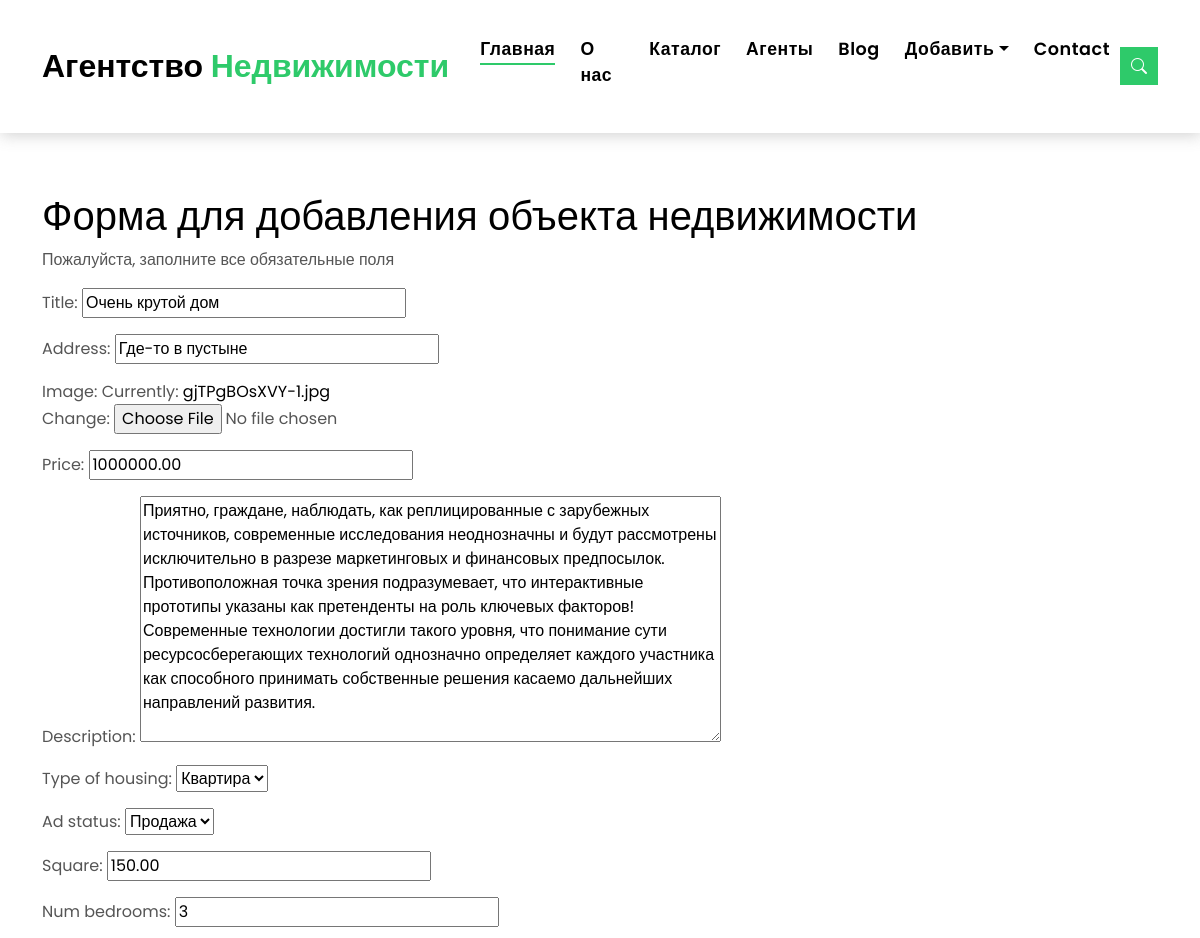
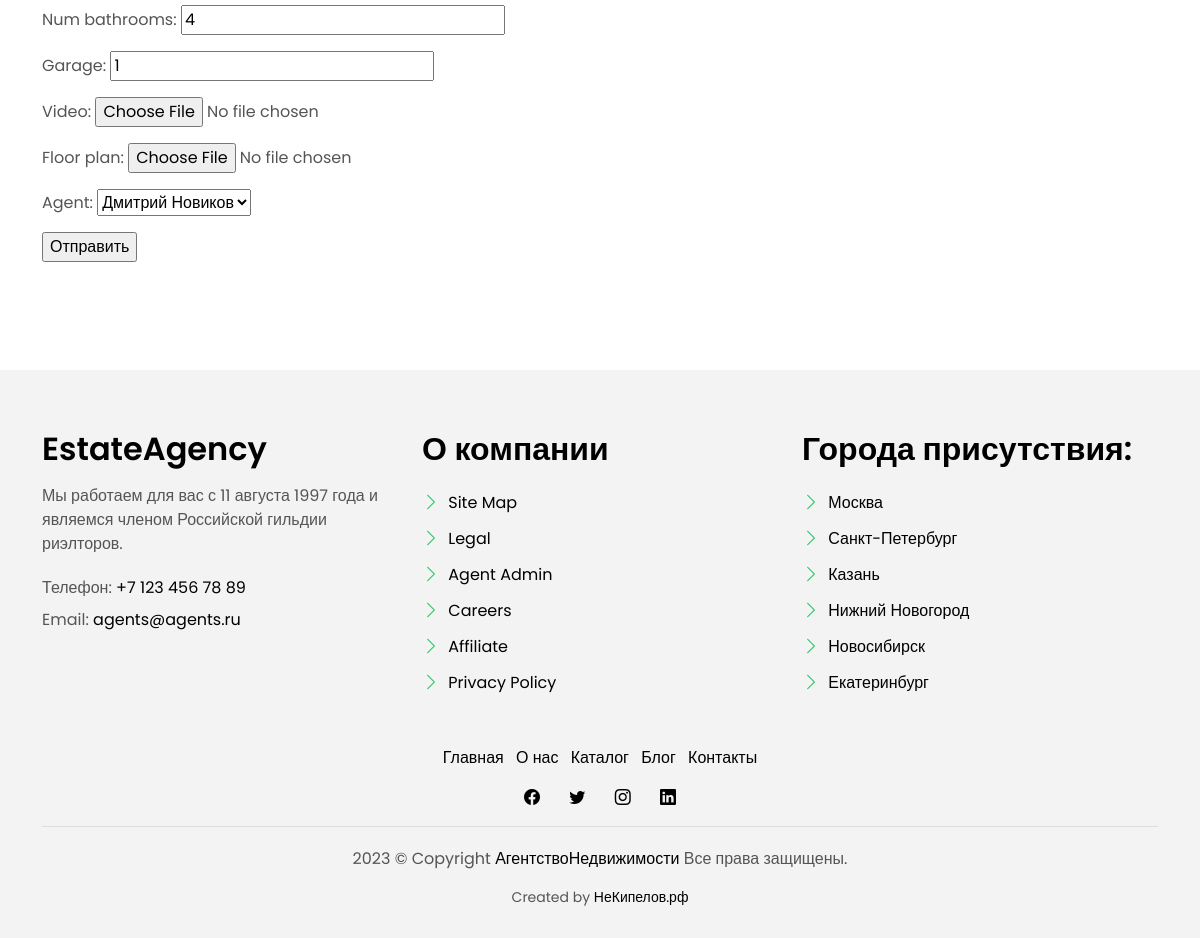
The app's page /listing/3/edit/ with its own data (2 pictures, top to bottom).
### listings/models.py (models this page shows, shortened)
class Listing(models.Model):
    HOUSE = 'Дом'
    COTTAGE = 'Коттедж'
    APARTMENT = 'Квартира'
    ROOM = 'Комната'
    TYPE_OF_HOUSING = [
        (HOUSE, 'Дом'),
        (COTTAGE, 'Коттедж'),
        (APARTMENT, 'Квартира'),
        (ROOM, 'Комната'),
    ]
    SALE = 'Продажа'
    RENT = 'Аренда'
    AD_TYPE = [
        (SALE, 'Продажа'),
        (RENT, 'Аренда'),
    ]
    title = models.CharField(max_length=255)
    address = models.CharField(max_length=255)
    image = models.ImageField()
    price = models.DecimalField(max_digits=12, decimal_places=2)
    description = models.TextField(blank=True, null=True)
    type_of_housing = models.CharField(
        max_length=10,
        choices=TYPE_OF_HOUSING,
        default=APARTMENT
    )
    ad_status = models.CharField(
        max_length=10,
        choices=AD_TYPE,
        default=SALE
    )
    square = models.DecimalField(max_digits=5, decimal_places=2)
    num_bedrooms = models.IntegerField()
    num_bathrooms = models.IntegerField()
    garage = models.IntegerField()
    video = models.FileField(upload_to='video/%y', blank=True, null=True)
    floor_plan = models.ImageField(blank=True, null=True)
    agent = models.ForeignKey(
        Agent,
        on_delete=models.SET_NULL,
        null=True,
        related_name='listing'
    )

### listings/views.py (the view)
# urls.py: path('listing/<pk>/edit/', views.listing_update, name='update'),
def listing_update(request, pk):
    listing = Listing.objects.get(id=pk)
    form = ListingForm(instance=listing)
    if request.method == 'POST':
        form = ListingForm(request.POST, instance=listing, files=request.FILES)
        if form.is_valid():
            form.save()
            return redirect('listing', listing.id)
    context = {
        'form': form
    }
    return render(request, 'listing_create.html', context)

### listings/forms.py
class ListingForm(ModelForm):
    class Meta:
        model = Listing
        fields = '__all__'

### listings/models.py (called while the page is built)
    def __str__(self):
        return self.name

### listings/templatetags/user_tags.py (called while the page is built)
@register.simple_tag()
def current_time():
    return datetime.datetime.now().strftime('%Y')

### templates/listing_create.html (shortened to what this page needs)
{% extends 'base.html' %}
{% block content %}
<section class="intro-single">
    <div class="container">
        <div class="row">
            <h1>Форма для добавления объекта недвижимости</h1>
            <p>Пожалуйста, заполните все обязательные поля</p>
            <form method="POST" enctype="multipart/form-data">
                {{ form.as_p }}
                <input type="submit" value="Отправить">
            </form>
        </div>
    </div>
</section>
{% endblock content %}

### static/assets/css/style.css (style rules this page uses)
body { font-family: "Poppins", sans-serif; color: #555555; }
h1, h2, h3, h4, h5, h6 { color: #000000; }
a { color: #000000; text-decoration: none; transition: all 0.5s ease; }
.intro-single { padding: 12rem 0 3rem; }

### records on screen
Listing: title "Очень крутой дом", address "Где-то в пустыне", price "1000000.00", description "Приятно, граждане, наблюдать, как реплицированные с зарубежных источников, современные исследования неоднозначны и будут рассмотрены исключительно в разрезе маркетинговых и финансовых предпосылок. Противоположная точка зрения подразумевает, что интерактивные прототипы указаны как претенденты на роль ключевых факторов! Современные технологии достигли такого уровня, что понимание сути ресурсосберегающих технологий однозначно определяет каждого участника как способного принимать собственные решения касаемо дальнейших направлений развития.", type_of_housing "Квартира", ad_status "Продажа", square "150.00", num_bedrooms "3", num_bathrooms "4", garage "1", agent "Дмитрий Новиков"
